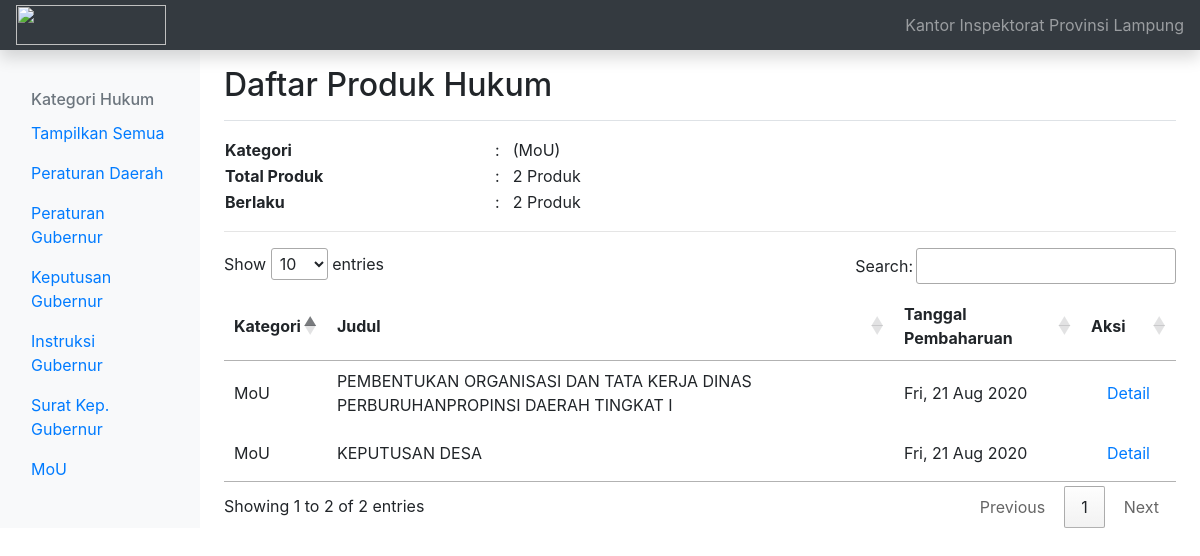
/index.php/main/mou, run on the app's committed database.
### tables this page shows
CREATE TABLE `produkhukum_tb` (
  `id_produk` int(4) NOT NULL,
  `judul_produk` varchar(200) NOT NULL,
  `jenis_produk` enum('1','2','3','4','5','6') NOT NULL COMMENT '1=perda, 2=pergub, 3=kepgub, 4=insgub, 5=skgub, 6=mou',
  `nomor_peraturan` int(10) NOT NULL,
  `nomor_panggil` int(10) DEFAULT NULL,
  `pengarang` varchar(50) DEFAULT NULL,
  `cetakan` varchar(100) DEFAULT NULL,
  `thn_pengundangan` int(4) NOT NULL,
  `tgl_pengundangan` date NOT NULL,
  `tempat_penerbit` varchar(100) DEFAULT NULL,
  `penerbit` varchar(100) DEFAULT NULL,
  `kolasi` varchar(100) DEFAULT NULL,
  `sumber` varchar(100) DEFAULT NULL,
  `subjek` varchar(100) DEFAULT NULL,
  `isbn` varchar(100) DEFAULT NULL,
  `status` enum('mencabut','dicabut','diubah','mengubah','masih berlaku','tidak berlaku') NOT NULL,
  `bahasa` varchar(50) DEFAULT NULL,
  `bidang_hukum` varchar(50) DEFAULT NULL,
  `no_induk_buku` varchar(50) DEFAULT NULL,
  `file_produk` text NOT NULL,
  `lingkup` enum('prov','kab_kota') NOT NULL,
  `wilayah` varchar(100) NOT NULL,
  `id_user` int(4) NOT NULL,
  `created_at` datetime NOT NULL,
  `updated_at` datetime NOT NULL
);

### application/controllers/Main.php (called while the page is built, shortened)
<?php
class Main extends CI_Controller {
    function __construct()
    {
        $this->load->helper(array('url'));
        $this->load->library(array('form_validation','pagination','session'));
        $this->load->model('main_model');
    }
    public function mou()
    {
        $data['mouproduct'] = $this->main_model->mouproduct()->result();
        $data['totalproduct'] = $this->main_model->totalmouproduct();
        $data['totalaktif'] = $this->main_model->totalmouroductactive();
        $this->load->view('v_main_mou',$data);
    }
}

### index.php (called while the page is built, shortened)
<?php
require_once BASEPATH.'core/CodeIgniter.php';

### application/models/main_model.php (called while the page is built, shortened)
<?php
class main_model extends CI_Model
{
    public function mouproduct()
    {
        $query = $this->db->get_where('produkhukum_tb',array('jenis_produk' => '6'));
        $this->db->order_by('id_produk','DESC');
        return $query;
    }
}

### application/views/v_main_mou.php (the view, shortened to what this page needs)
<!DOCTYPE html>
<html>
<head>
    <link rel="stylesheet" type="text/css" media="screen" href="https://cdn.datatables.net/1.10.19/css/jquery.dataTables.min.css">
    <link href="https://getbootstrap.com/docs/4.5/dist/css/bootstrap.min.css" rel="stylesheet">
    <link href="https://getbootstrap.com/docs/4.5/examples/dashboard/dashboard.css" rel="stylesheet">
</head>
<body>
<nav class="navbar navbar-dark sticky-top bg-dark flex-md-nowrap p-0 shadow">
  <a class="navbar-brand col-md-3 col-lg-2 mr-0 px-3" href="#"><img src="https://jdih.lampungprov.go.id/uploads/logo_masterweb_jdih.png" width="150" height="40"/></a>
  <ul class="navbar-nav px-3">
    <li class="nav-item text-nowrap">
      <a class="nav-link" href="#">Kantor Inspektorat Provinsi Lampung</a>
    </li>
  </ul>
</nav>
<div class="container-fluid">
  <div class="row">
    <nav id="sidebarMenu" class="col-md-3 col-lg-2 d-md-block bg-light sidebar collapse">
      <div class="sidebar-sticky pt-3">
      <h6 class="sidebar-heading d-flex justify-content-between align-items-center px-3 mt-4 mb-1 text-muted">
          <span>Kategori Hukum</span>
        </h6>
        <ul class="nav flex-column">
          <li class="nav-item">
            <a class="nav-link" href="<?php echo base_url(); ?>main">
              Tampilkan Semua <span class="sr-only">(current)</span>
            </a>
          </li>
          <li class="nav-item">
            <a class="nav-link" href="<?php echo base_url(); ?>main/perda">
              Peraturan Daerah
            </a>
          </li>
          <li class="nav-item">
            <a class="nav-link" href="<?php echo base_url(); ?>main/pergub">
              Peraturan Gubernur
            </a>
          </li>
          <li class="nav-item">
            <a class="nav-link" href="<?php echo base_url(); ?>main/kepgub">
              Keputusan Gubernur
            </a>
          </li>
          <li class="nav-item">
            <a class="nav-link" href="<?php echo base_url(); ?>main/insgub">
              Instruksi Gubernur
            </a>
          </li>
          <li class="nav-item">
            <a class="nav-link" href="<?php echo base_url(); ?>main/skgub">
              Surat Kep. Gubernur
            </a>
          </li>
          <li class="nav-item">
            <a class="nav-link active" href="<?php echo base_url(); ?>main/mou">
              MoU
            </a>
          </li>
        </ul>
      </div>
    </nav>
    <main role="main" class="col-md-9 ml-sm-auto col-lg-10 px-md-4">
      <div class="d-flex justify-content-between flex-wrap flex-md-nowrap align-items-center pt-3 pb-2 mb-3 border-bottom">
        <h1 class="h2">Daftar Produk Hukum</h1>
      </div>
      <table border="0" style="width:50%;">
        <tbody>
          <tr>
            <td><b>Kategori</b></td>
            <td>:</td>
            <td>(MoU)</td>
          </tr>
          <tr>
            <td><b>Total Produk</b></td>
            <td>:</td>
            <td><?php echo $totalproduct; ?> Produk</td>
          </tr>
          <tr>
            <td><b>Berlaku</b></td>
            <td>:</td>
            <td><?php echo $totalaktif; ?> Produk</td>
          </tr>
        </tbody>
      </table><hr>
            <table id="tabel-data">
            <thead>
                <tr>
                    <th>Kategori</th>
                    <th>Judul</th>
                    <th>Tanggal Pembaharuan</th>
                    <th>Aksi</th>
                </tr>
            </thead>
            <tbody>
                <?php foreach($mouproduct as $a){ ?>
                <tr>
                    <td><?php if($a->jenis_produk == 1){echo "PERDA";}else if($a->jenis_produk == 2){echo "PERGUB";}else if($a->jenis_produk == 3){echo "KEPGUB";
									            }else if($a->jenis_produk == 4){echo "INSGUB";}else if($a->jenis_produk == 5){echo "SKGUB";}else if($a->jenis_produk == 6){echo "MoU";} ?></td>
                    <td><?php echo strtoupper($a->judul_produk); ?></td>
                    <td><?php echo date('D, d M Y',strtotime($a->updated_at)) ; ?></td>
                    <td><a class="nav-link" href="<?php echo base_url(); ?>main/detail/<?php echo $a->id_produk; ?>">Detail</a></td>
                </tr>
                <?php } ?>
            </tbody>
            </table>
    </main>
  </div>
</div>
</body>
</html>

### data on the page
produkhukum_tb: jenis_produk "MoU", judul_produk "PEMBENTUKAN ORGANISASI DAN TATA KERJA DINAS PERBURUHANPROPINSI DAERAH TINGKAT I", updated_at "Fri, 21 Aug 2020"
produkhukum_tb: jenis_produk "MoU", judul_produk "KEPUTUSAN DESA", updated_at "Fri, 21 Aug 2020"

### other printed values
$totalproduct "2"
$totalaktif "2"
